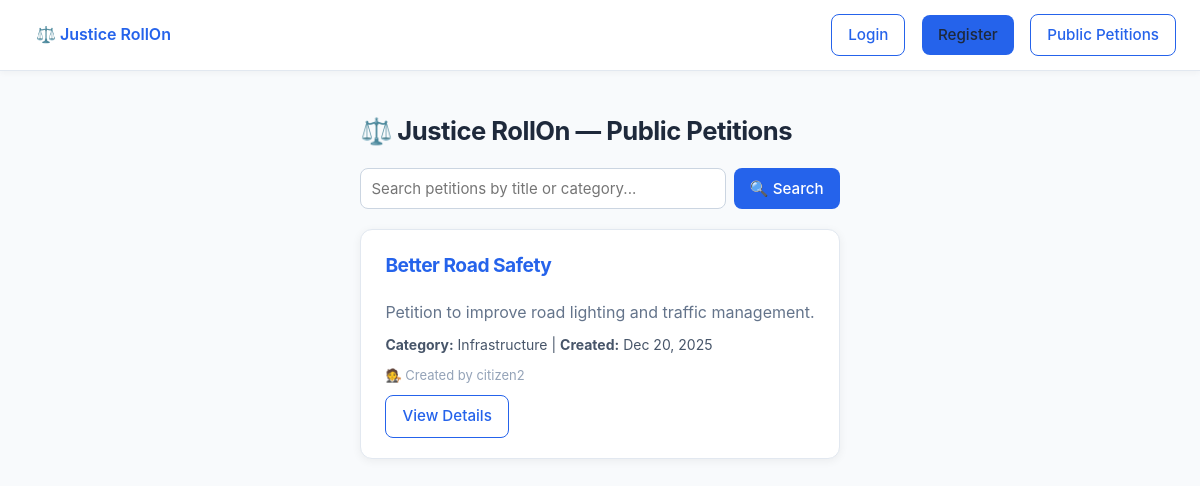
Page /justice-index/ on the committed database.
### core/models.py (models this page shows, shortened)
class Petition(models.Model):
    creator = models.ForeignKey(
        User,
        on_delete=models.CASCADE,
        related_name="petitions",
        help_text="Citizen who created the petition.",
    )
    title = models.CharField(max_length=255)
    description = models.TextField(help_text="Full description of the petition.")
    category = models.CharField(
        max_length=100,
        choices=[
            ("general", "General"),
            ("legal", "Legal Rights"),
            ("welfare", "Public Welfare"),
            ("environment", "Environmental"),
            ("policy", "Policy Reform"),
        ],
        default="general",
    )
    visibility = models.CharField(
        max_length=20,
        choices=[("public", "Public"), ("private", "Private")],
        default="public",
        help_text="Private petitions are visible only to admins and creator.",
    )
    status = models.CharField(
        max_length=20,
        choices=[
            ("draft", "Draft"),
            ("pending", "Pending Review"),
            ("published", "Published"),
            ("rejected", "Rejected"),
        ],
        default="draft",
    )
    evidences = models.ManyToManyField(
        Evidence,
        related_name="petitions",
        blank=True,
        help_text="Supporting evidence attached to this petition.",
    )
    supporters = models.ManyToManyField(
        User,
        related_name="supported_petitions",
        blank=True,
        help_text="Users who have signed/supported this petition.",
    )
    supporter_count = models.PositiveIntegerField(
        default=0,
        help_text="Cached count of supporters for performance (updated via signals or save).",
    )
    created_at = models.DateTimeField(auto_now_add=True)
    published_at = models.DateTimeField(
        null=True,
        blank=True,
        help_text="Timestamp when petition was approved and made public.",
    )
    class Meta:
        ordering = ["-created_at"]

class User(AbstractUser):
    ROLE_CHOICES = (
        ("admin", "Admin"),
        ("lawyer", "Lawyer"),
        ("citizen", "Citizen"),
    )
    role = models.CharField(
        max_length=20,
        choices=ROLE_CHOICES,
        default="citizen",
        help_text="User role determining permissions and available features.",
    )

### core/views.py (the view)
# urls.py: path("justice-index/", views.justice_index, name="justice_index"),
def justice_index(request):
    query = request.GET.get("q", "").strip()
    petitions = Petition.objects.filter(status="published").order_by("-created_at")
    if query:
        petitions = petitions.filter(
            Q(title__icontains=query) | Q(category__icontains=query)
        )
    return render(
        request,
        "justice_index.html",
        {"petitions": petitions, "query": query},
    )

### core/templates/justice_index.html (shortened to what this page needs)
{% extends "base.html" %}
{% block content %}
<h2 style="margin-bottom: 16px;">⚖️ Justice RollOn — Public Petitions</h2>
<form method="get" action="" style="margin-bottom: 20px; display:flex; gap:8px;">
  <input type="text" name="q" value="{{ query }}"
         placeholder="Search petitions by title or category..."
         style="flex:1;padding:10px;border-radius:8px;border:1px solid #CBD5E1;">
  <button type="submit" class="btn">🔍 Search</button>
</form>
{% if petitions %}
  {% for p in petitions %}
    <div class="card" style="margin-bottom: 14px;">
      <h3 style="margin-top:0;">{{ p.title }}</h3>
      <p style="margin-bottom:10px;">{{ p.description|truncatechars:180 }}</p>
      <div style="font-size:14px;color:#475569;margin-bottom:8px;">
        <strong>Category:</strong> {{ p.category }} |
        <strong>Created:</strong> {{ p.created_at|date:"M d, Y" }}
      </div>
      {% if p.creator %}
        <div style="font-size:13px;color:#94A3B8;">🧑‍⚖️ Created by {{ p.creator.username }}</div>
      {% endif %}
      <a href="{% url 'petition_detail' p.id %}" class="btn outline" style="margin-top:10px;">View Details</a>
    </div>
  {% endfor %}
{% else %}
  <div class="card" style="text-align:center;">
    <p style="color:#64748B;">No published petitions found.</p>
  </div>
{% endif %}
{% endblock %}

### core/static/core/css/style.css (style rules this page uses)
:root { --ink: #1e293b; --bg: #f8fafc; --primary: #2563eb; --primary-light: #3b82f6; --success: #10b981; --warning: #f59e0b; --danger: #dc2626; --muted: #64748b; --card-radius: 12px; --shadow: 0 2px 10px rgba(0, 0, 0, 0.06); --shadow-hover: 0 4px 16px rgba(0, 0, 0, 0.08); }
* { box-sizing: border-box; font-family: "Inter", "Segoe UI", Roboto, sans-serif; transition: all 0.15s ease-in-out; }
body { background: var(--bg); color: var(--ink); margin: 0; padding: 0; line-height: 1.6; min-height: 100vh; display: flex; flex-direction: column; }
.card { background: #ffffff; border-radius: var(--card-radius); padding: 20px 24px; box-shadow: var(--shadow); margin-bottom: 16px; border: 1px solid #e2e8f0; }
h1, h2, h3 { color: var(--ink); font-weight: 700; letter-spacing: -0.5px; margin-top: 0; }
h2 { font-size: 1.6rem; }
h3 { font-size: 1.2rem; color: var(--primary); }
p { color: var(--muted); margin: 0.3rem 0 0.8rem; line-height: 1.5; }
.btn { display: inline-block; background: var(--primary); color: #ffffff; padding: 8px 16px; border-radius: 8px; border: none; text-decoration: none; font-weight: 500; cursor: pointer; font-size: 0.95rem; }
.btn.outline { background: transparent; color: var(--primary); border: 1px solid var(--primary); }
input[type="text"], input[type="password"], textarea, select { width: 100%; padding: 10px 12px; border-radius: 8px; border: 1px solid #cbd5e1; font-size: 15px; background-color: #ffffff; color: var(--ink); outline: none; }

### rows in the picture
Petition: title "Better Road Safety", description "Petition to improve road lighting and traffic management.", category "Infrastructure", created_at "Dec 20, 2025", creator.username "citizen2"
